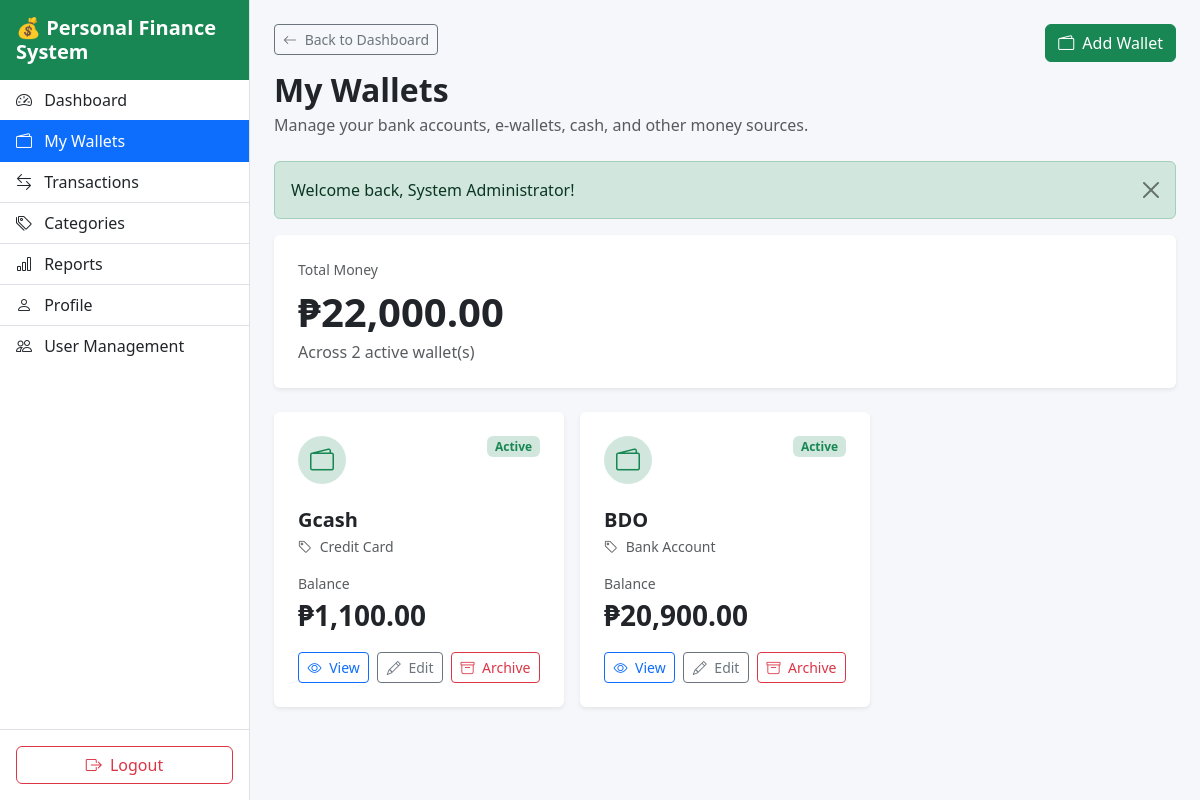
Screenshot of /wallets/index.php (signed in) with the database file from the repository.
### tables this page shows
CREATE TABLE `wallets` (
  `id` int(10) unsigned NOT NULL AUTO_INCREMENT,
  `user_id` int(10) unsigned NOT NULL,
  `wallet_type_id` int(10) unsigned NOT NULL,
  `name` varchar(100) NOT NULL,
  `description` varchar(255) DEFAULT NULL,
  `initial_balance` decimal(15,2) NOT NULL DEFAULT 0.00,
  `currency` varchar(10) NOT NULL DEFAULT 'PHP',
  `status` enum('Active','Archived') NOT NULL DEFAULT 'Active',
  `created_at` timestamp NOT NULL DEFAULT current_timestamp(),
  `updated_at` timestamp NOT NULL DEFAULT current_timestamp() ON UPDATE current_timestamp(),
  PRIMARY KEY (`id`),
  KEY `idx_wallet_user` (`user_id`),
  KEY `idx_wallet_type` (`wallet_type_id`),
  CONSTRAINT `fk_wallet_type` FOREIGN KEY (`wallet_type_id`) REFERENCES `wallet_types` (`id`) ON UPDATE CASCADE,
  CONSTRAINT `fk_wallet_user` FOREIGN KEY (`user_id`) REFERENCES `users` (`id`) ON DELETE CASCADE ON UPDATE CASCADE
);

CREATE TABLE `wallet_types` (
  `id` int(10) unsigned NOT NULL AUTO_INCREMENT,
  `name` varchar(100) NOT NULL,
  `description` varchar(255) DEFAULT NULL,
  `status` enum('Active','Inactive') NOT NULL DEFAULT 'Active',
  `created_at` timestamp NOT NULL DEFAULT current_timestamp(),
  `updated_at` timestamp NOT NULL DEFAULT current_timestamp() ON UPDATE current_timestamp(),
  PRIMARY KEY (`id`),
  UNIQUE KEY `name` (`name`)
);

### wallets/index.php (the view, shortened to what the rows shown need)
<?php
require_once __DIR__ .
    '/../app/config/database.php';
require_once __DIR__ .
    '/../app/helpers/functions.php';
$userId = currentUserId();
$sql = "
    SELECT
        w.id,
        w.name,
        w.description,
        w.initial_balance,
        w.currency,
        w.status,
        wt.name AS wallet_type,
        COALESCE(
            SUM(
                CASE
                    WHEN t.type = 'Income'
                        THEN t.amount
                    WHEN t.type = 'Expense'
                        THEN -t.amount
                    WHEN t.type = 'Transfer'
                        THEN
                            CASE
                                WHEN tt.transaction_id = t.id
                                    THEN -t.amount
                                WHEN tt.destination_transaction_id = t.id
                                    THEN t.amount
                                ELSE 0
                            END
                    WHEN t.type = 'Adjustment'
                        THEN t.amount
                    ELSE 0
                END
            ),
            0
        ) AS transaction_balance
    FROM wallets w
    INNER JOIN wallet_types wt
        ON w.wallet_type_id = wt.id
    LEFT JOIN transactions t
        ON t.wallet_id = w.id
        AND t.user_id = :transaction_user_id
    LEFT JOIN transaction_transfers tt
        ON (
            tt.transaction_id = t.id
            OR
            tt.destination_transaction_id = t.id
        )
    WHERE w.user_id = :wallet_user_id
    AND w.status = 'Active'
    GROUP BY
        w.id,
        w.name,
        w.description,
        w.initial_balance,
        w.currency,
        w.status,
        wt.name
    ORDER BY
        w.created_at DESC
";
$stmt = $pdo->prepare($sql);
$stmt->execute([
    ':transaction_user_id' => $userId,
    ':wallet_user_id' => $userId
]);
$wallets = $stmt->fetchAll();
$totalBalance = 0;
foreach ($wallets as &$wallet) {
    $wallet['current_balance'] =
        (float) $wallet['initial_balance']
        +
        (float) $wallet['transaction_balance'];
    $totalBalance +=
        $wallet['current_balance'];
}
?>
<!DOCTYPE html>
<html lang="en">
<head>
    <link
        href="https://cdn.jsdelivr.net/npm/bootstrap@5.3.7/dist/css/bootstrap.min.css"
        rel="stylesheet"
    >
    <link
        rel="stylesheet"
        href="https://cdn.jsdelivr.net/npm/bootstrap-icons@1.13.1/font/bootstrap-icons.min.css"
    >
    <link
        rel="stylesheet"
        href="<?= BASE_URL ?>assets/css/style.css"
    >
</head>
<body>
<main
    class="
        wallets-content
    "
>
    <div
        class="d-flex
        flex-column
        flex-sm-row
        justify-content-between
        gap-3
        mb-4"
    >
        <div>
            <h2
                class="fw-bold
                mb-1"
            >
                My Wallets
            </h2>
        </div>
    </div>
    <div
        class="card
        border-0
        shadow-sm
        mb-4"
    >
        <div
            class="card-body
            p-4"
        >
            <h1
                class="fw-bold
                mt-2
                mb-1"
            >
                <?= e(
                    formatMoney(
                        $totalBalance
                    )
                ) ?>
            </h1>
        </div>
    </div>
    <?php if (!$wallets): ?>
        <div
            class="card
            border-0
            shadow-sm"
        >
            <div
                class="card-body
                text-center
                p-5"
            >
                <div
                    style="font-size: 50px;"
                >
                    💰
                </div>
                <h4
                    class="fw-bold
                    mt-3"
                >
                    No wallets yet
                </h4>
                <p
                    class="text-muted"
                >
                    Add your first wallet
                    to start tracking
                    your money.
                </p>
                <a
                    href="<?= BASE_URL ?>wallets/create.php"
                    class="btn btn-success"
                >
                    <i
                        class="bi
                        bi-plus-circle
                        me-1"
                    ></i>
                    Add Your First Wallet
                </a>
            </div>
        </div>
    <?php else: ?>
        <div
            class="row
            g-3"
        >
            <?php foreach (
                $wallets
                as $wallet
            ): ?>
                <div
                    class="col-12
                    col-sm-6
                    col-lg-4"
                >
                    <div
                        class="card
                        border-0
                        shadow-sm
                        h-100"
                    >
                        <div
                            class="card-body
                            p-4"
                        >
                            <div
                                class="d-flex
                                justify-content-between
                                align-items-start"
                            >
                                <div
                                    class="rounded-circle
                                    bg-success-subtle
                                    text-success
                                    d-flex
                                    align-items-center
                                    justify-content-center"
                                    style="
                                        width: 48px;
                                        height: 48px;
                                    "
                                >
                                    <i
                                        class="bi
                                        bi-wallet2
                                        fs-4"
                                    ></i>
                                </div>
                                <span
                                    class="badge
                                    bg-success-subtle
                                    text-success"
                                >
                                    Active
                                </span>
                            </div>
                            <h5
                                class="fw-bold mt-4 mb-1">
                                <a
                                    href="<?= BASE_URL ?>wallets/view.php?id=<?= (int) $wallet['id'] ?>"
                                    class="text-decoration-none text-dark"
                                >
                                    <?= e($wallet['name']) ?>
                                </a>
                            </h5>
                            <div
                                class="text-muted
                                small
                                mb-3"
                            >
                                <i
                                    class="bi
                                    bi-tag
                                    me-1"
                                ></i>
                                <?= e(
                                    $wallet[
                                        'wallet_type'
                                    ]
                                ) ?>
                            </div>
                            <div
                                class="mb-3"
                            >
                                <div
                                    class="text-muted
                                    small"
                                >
                                    Balance
                                </div>
                                <div
                                    class="fs-3
                                    fw-bold"
                                >
                                    <?= e(
                                        formatMoney(
                                            $wallet[
                                                'current_balance'
                                            ]
                                        )
                                    ) ?>
                                </div>
                            </div>
                            <div
                                class="d-flex
                                gap-2
                                mt-3"
                            >
                                <a
                                    href="<?= BASE_URL ?>wallets/view.php?id=<?= (int) $wallet['id'] ?>"
                                    class="btn
                                    btn-outline-primary
                                    btn-sm
                                    flex-grow-1"
                                >
                                    <i
                                        class="bi
                                        bi-eye
                                        me-1"
                                    ></i>
                                    View
                                </a>
                                <a
                                    href="<?= BASE_URL ?>wallets/edit.php?id=<?= (int) $wallet['id'] ?>"
                                    class="btn
                                    btn-outline-secondary
                                    btn-sm
                                    flex-grow-1"
                                >
                                    <i
                                        class="bi
                                        bi-pencil
                                        me-1"
                                    ></i>
                                    Edit
                                </a>
                                <a
                                    href="<?= BASE_URL ?>wallets/archive.php?id=<?= (int) $wallet['id'] ?>"
                                    class="btn
                                    btn-outline-danger
                                    btn-sm
                                    flex-grow-1"
                                    onclick="
                                        return confirm(
                                            'Archive this wallet?'
                                        );
                                    "
                                >
                                    <i
                                        class="bi
                                        bi-archive
                                        me-1"
                                    ></i>
                                    Archive
                                </a>
                            </div>
                        </div>
                    </div>
                </div>
            <?php endforeach; ?>
        </div>
    <?php endif; ?>
</body>
</html>

### rows the page displays
wallets: name "Gcash", wallet_type.name "Credit Card", wallet "₱1,100.00"
wallets: name "BDO", wallet_type.name "Bank Account", wallet "₱20,900.00"

### other values shown
APP_NAME "Personal Finance System"
$flash['message'] "Welcome back, System Administrator!"
count($wallets) "2"
